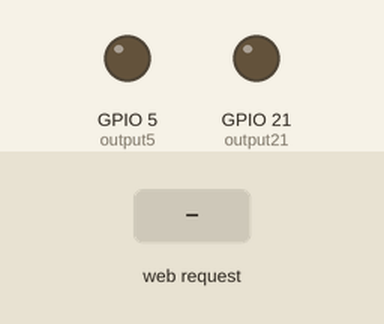
Simulated run of this sketch. Board: ESP32. Shown: output pins drawn as LEDs (lit = HIGH). The inputs (shaded band) are chosen by the test bench. WiFi joins after 1.5 s; servers stay silent unless stated; what the sketch prints to the serial monitor is not drawn.

Above: at 2.7 s.
2.8 s: HTTP request GET /21/on received
At 4.0 s:
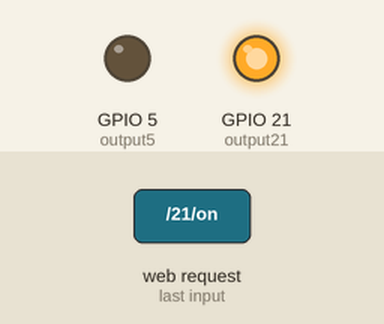
4.3 s: HTTP request GET /5/on received
At 5.3 s:
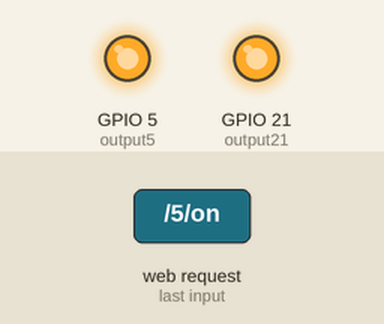
5.8 s: HTTP request GET /21/off received
At 6.5 s:
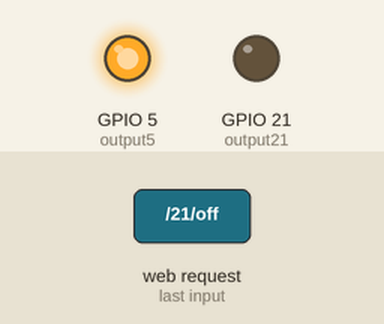
7.3 s: HTTP request GET /5/off received
At 7.6 s:
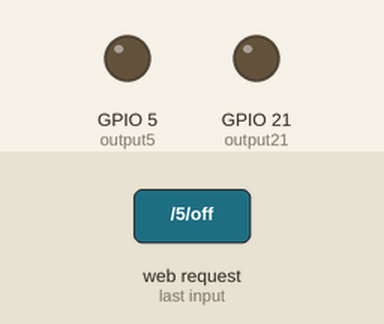
Timing chart, 0 to 9.8 s (numbered marks = the images above; inputs shaded):
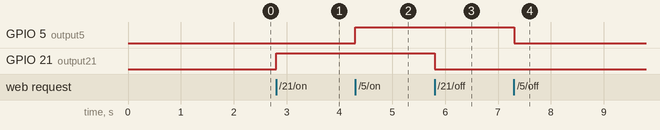

Measured:
- after the input at 2.8 s, GPIO 21 (output21): LOW → HIGH at once
- after the input at 4.3 s, GPIO 5 (output5): LOW → HIGH at once
- after the input at 5.8 s, GPIO 21 (output21): HIGH → LOW at once
- after the input at 7.3 s, GPIO 5 (output5): HIGH → LOW at once

The sketch:

ESP32_basic_web_server.ino
```cpp
#include <WiFi.h> ;
const char* ssid     = "N" ;
const char* password = "1234567890" ;
WiFiServer server(80) ;
String header;
String output5State = "off" ;
String output21State = "off";
const int output5 = 5;
const int output21 = 21;
unsigned long currentTime = millis();
unsigned long previousTime = 0; //unsigned long is datatype for miliseconds and microseconds
const long timeoutTime = 2000;

void setup() {
  Serial.begin(115200);
  pinMode(output5, OUTPUT);
  pinMode(output21, OUTPUT);
  digitalWrite(output5, LOW);
  digitalWrite(output21, LOW);
  Serial.print("Connecting to: ");
  Serial.println(ssid);
  WiFi.begin(ssid, password);
  while(WiFi.status() != WL_CONNECTED) {
  delay(500) ;
  Serial.print(".");
  }
  Serial.println("");
  Serial.println("WiFi connected.");
  Serial.println("IP address: ");
  Serial.println(WiFi.localIP());
  server.begin();
}

void loop() {
    WiFiClient client = server.available();   // WiFiClient is a funtion enabling connection to a network as a client, client is a name, server is the earlier declared name of WifiServer
  if (client) {       //if client=true (bool value), the loop runs
    Serial.println("New Client.");
    String currentLine = "";  // empty string will accumulate HTTP request characters as they arrive
    currentTime = millis();
    previousTime = currentTime; //honestly idk how necessary these two lines are
    while (client.connected()) { //loop while client connected = true
  if (client.available()) { // client available tells number of bytes waiting to arrive from the client, if it's greater than 0 the statement runs
  char c = client.read(); //reads one byte (one character) of data incoming from the client and removes it form the buffer
  Serial.write(c); //serial.write is used to display binary and raw byte data, watching the HTTP request raw as it arrives
  header += c; //string variable, which is enlarged by new characters of c, header shall contain the raw http text
  if (c == '\n'){ //if there is an end of line, each eline ends in '\n', very last line of the request is EMPTY
  if (currentLine.length() == 0){ //very last line of the request is EMPTY
  client.println("HTTP/1.1 200 OK"); // ESP writes its response to the browser: 200 OK means "success" (status line),
  client.println("Content-type:text/html"); // tells the browser "what follows is an HTML page"
  client.println("Connection: close"); // tells the browser this connection will close after this response.
  client.println(); // blank line - mandatory in HTTP
  if (header.indexOf("GET /21/on") >= 0){ // indexOf is a function that searches for a character in the HTTP request, if it finds s substring telling it to turn on gpio21 (returns a position
// being a value of 0 or above) the if statement runs, if it does not find such request it returns a negative value, meaning that the if statement does not run. "GET /21/on" is the name of
//the request sent by the browser when we want to turn on a gpio.
  Serial.println("GPIO 21 on");
  output21State = "on";
  digitalWrite(output21, HIGH);
  } else if (header.indexOf("GET /21/off") >= 0) {
  Serial.println("GPIO 21 off");
  output21State = "off";
  digitalWrite(output21, LOW);
  } else if (header.indexOf("GET /5/on") >= 0) {
  Serial.println("GPIO 5 on");
  output5State = "on";
  digitalWrite(output5, HIGH);
  } else if (header.indexOf("GET /5/off") >= 0) {
  Serial.println("GPIO 5 off");
  output5State = "off";
  digitalWrite(output5, LOW);
}
client.println("<!DOCTYPE html><html>"); // letting the browser know the document format (HTML)
client.println("<head><meta name=\"viewport\" content=\"width=device-width, initial-scale=1\">"); // render page on phones with correct format instead of zoomed out
client.println("<link rel=\"icon\" href=\"data:,\">");
client.println("<style>html { font-family: Helvetica; display: inline-block; margin: 0px auto; text-align: center;}");
client.println(".button { background-color: #4CAF50; border: none; color: white; padding: 16px 40px;");
client.println("text-decoration: none; font-size: 30px; margin: 2px; cursor: pointer;}");
client.println(".button2 {background-color: #555555;}</style></head>"); //CSS styling of HTML document
client.println("<body><h1>ESP32 Web Server</h1>"); // opens page body with a heading
client.println("<p>GPIO 21 - State " + output21State + "</p>"); //c++ meachanic: since output21state is a string, the + merges them into one string
if (output21State=="off") {
  client.println("<p><a href=\"/21/on\"><button class=\"button\">ON</button></a></p>");
} else {
  client.println("<p><a href=\"/21/off\"><button class=\"button button2\">OFF</button></a></p>"); //decides which button to show, green ON or grey OFF
}
client.println("<p>GPIO 5 - State " + output5State + "</p>");
if (output5State=="off") {
client.println("<p><a href=\"/5/on\"><button class=\"button\">ON</button></a></p>");
} else {
client.println("<p><a href=\"/5/off\"><button class=\"button button2\">OFF</button></a></p>");
} // the same thing for gpio 5
client.println("</body></html>");
client.println(); //closes HTML response
break;
  } else{
    currentLine = ""; //this is an else to "if (currentLine.length() == 0)", if current line is not empty, clear it and make it empty
  }
  } else if (c != '\r') {
  currentLine += c;
} // the else for if (c == '\n'), if checked character is not a new line, it's checked whether it's a carriage return ('/r'), which moves the cursor to the beginning of the current line
// if it is so, it adds characters from currentLine to c
  }
}
// Clear the header variable
header = "";
// Close the connection
client.stop();
Serial.println("Client disconnected.");
Serial.println("");
} //cleanup code
}
```
